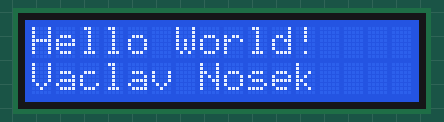
A program run on a simulated Raspberry Pi Pico running MicroPython. Parts: 16×2 character LCD.

Above: at 0.1 s.

The program:

main.py
```python
from machine import I2C, Pin
from time import sleep
import sys
sys.path.append("C:\\Users\\vasin\\OneDrive\\Dokumenty\\GitHub\\Displej_pico")
import utime

import time

import utime
import gc


from machine import I2C

# PCF8574 pin definitions
MASK_RS = 0x01       # P0
MASK_RW = 0x02       # P1
MASK_E  = 0x04       # P2

SHIFT_BACKLIGHT = 3  # P3
SHIFT_DATA      = 4  # P4-P7

class LcdApi:


    LCD_CLR             = 0x01  # DB0: clear display
    LCD_HOME            = 0x02  # DB1: return to home position

    LCD_ENTRY_MODE      = 0x04  # DB2: set entry mode
    LCD_ENTRY_INC       = 0x02  # DB1: increment
    LCD_ENTRY_SHIFT     = 0x01  # DB0: shift

    LCD_ON_CTRL         = 0x08  # DB3: turn lcd/cursor on
    LCD_ON_DISPLAY      = 0x04  # DB2: turn display on
    LCD_ON_CURSOR       = 0x02  # DB1: turn cursor on
    LCD_ON_BLINK        = 0x01  # DB0: blinking cursor

    LCD_MOVE            = 0x10  # DB4: move cursor/display
    LCD_MOVE_DISP       = 0x08  # DB3: move display (0-> move cursor)
    LCD_MOVE_RIGHT      = 0x04  # DB2: move right (0-> left)

    LCD_FUNCTION        = 0x20  # DB5: function set
    LCD_FUNCTION_8BIT   = 0x10  # DB4: set 8BIT mode (0->4BIT mode)
    LCD_FUNCTION_2LINES = 0x08  # DB3: two lines (0->one line)
    LCD_FUNCTION_10DOTS = 0x04  # DB2: 5x10 font (0->5x7 font)
    LCD_FUNCTION_RESET  = 0x30  # See "Initializing by Instruction" section

    LCD_CGRAM           = 0x40  # DB6: set CG RAM address
    LCD_DDRAM           = 0x80  # DB7: set DD RAM address

    LCD_RS_CMD          = 0
    LCD_RS_DATA         = 1

    LCD_RW_WRITE        = 0
    LCD_RW_READ         = 1

    def __init__(self, num_lines, num_columns):
        self.num_lines = num_lines
        if self.num_lines > 4:
            self.num_lines = 4
        self.num_columns = num_columns
        if self.num_columns > 40:
            self.num_columns = 40
        self.cursor_x = 0
        self.cursor_y = 0
        self.implied_newline = False
        self.backlight = True
        self.display_off()
        self.backlight_on()
        self.clear()
        self.hal_write_command(self.LCD_ENTRY_MODE | self.LCD_ENTRY_INC)
        self.hide_cursor()
        self.display_on()

    def clear(self):
        # Clears the LCD display and moves the cursor to the top left corner
        self.hal_write_command(self.LCD_CLR)
        self.hal_write_command(self.LCD_HOME)
        self.cursor_x = 0
        self.cursor_y = 0

    def show_cursor(self):
        # Causes the cursor to be made visible
        self.hal_write_command(self.LCD_ON_CTRL | self.LCD_ON_DISPLAY |
                               self.LCD_ON_CURSOR)

    def hide_cursor(self):
        # Causes the cursor to be hidden
        self.hal_write_command(self.LCD_ON_CTRL | self.LCD_ON_DISPLAY)

    def blink_cursor_on(self):
        # Turns on the cursor, and makes it blink
        self.hal_write_command(self.LCD_ON_CTRL | self.LCD_ON_DISPLAY |
                               self.LCD_ON_CURSOR | self.LCD_ON_BLINK)

    def blink_cursor_off(self):
        # Turns on the cursor, and makes it no blink (i.e. be solid)
        self.hal_write_command(self.LCD_ON_CTRL | self.LCD_ON_DISPLAY |
                               self.LCD_ON_CURSOR)

    def display_on(self):
        # Turns on (i.e. unblanks) the LCD
        self.hal_write_command(self.LCD_ON_CTRL | self.LCD_ON_DISPLAY)

    def display_off(self):
        # Turns off (i.e. blanks) the LCD
        self.hal_write_command(self.LCD_ON_CTRL)

    def backlight_on(self):
        # Turns the backlight on.

        # This isn't really an LCD command, but some modules have backlight
        # controls, so this allows the hal to pass through the command.
        self.backlight = True
        self.hal_backlight_on()

    def backlight_off(self):
        # Turns the backlight off.

        # This isn't really an LCD command, but some modules have backlight
        # controls, so this allows the hal to pass through the command.
        self.backlight = False
        self.hal_backlight_off()

    def move_to(self, cursor_x, cursor_y):
        # Moves the cursor position to the indicated position. The cursor
        # position is zero based (i.e. cursor_x == 0 indicates first column).
        self.cursor_x = cursor_x
        self.cursor_y = cursor_y
        addr = cursor_x & 0x3f
        if cursor_y & 1:
            addr += 0x40    # Lines 1 & 3 add 0x40
        if cursor_y & 2:    # Lines 2 & 3 add number of columns
            addr += self.num_columns
        self.hal_write_command(self.LCD_DDRAM | addr)

    def putchar(self, char):
        # Writes the indicated character to the LCD at the current cursor
        # position, and advances the cursor by one position.
        if char == '\n':
            if self.implied_newline:
                # self.implied_newline means we advanced due to a wraparound,
                # so if we get a newline right after that we ignore it.
                pass
            else:
                self.cursor_x = self.num_columns
        else:
            self.hal_write_data(ord(char))
            self.cursor_x += 1
        if self.cursor_x >= self.num_columns:
            self.cursor_x = 0
            self.cursor_y += 1
            self.implied_newline = (char != '\n')
        if self.cursor_y >= self.num_lines:
            self.cursor_y = 0
        self.move_to(self.cursor_x, self.cursor_y)

    def putstr(self, string):
        # Write the indicated string to the LCD at the current cursor
        # position and advances the cursor position appropriately.
        for char in string:
            self.putchar(char)

    def custom_char(self, location, charmap):
        # Write a character to one of the 8 CGRAM locations, available
        # as chr(0) through chr(7).
        location &= 0x7
        self.hal_write_command(self.LCD_CGRAM | (location << 3))
        self.hal_sleep_us(40)
        for i in range(8):
            self.hal_write_data(charmap[i])
            self.hal_sleep_us(40)
        self.move_to(self.cursor_x, self.cursor_y)

    def hal_backlight_on(self):
        # Allows the hal layer to turn the backlight on.
        # If desired, a derived HAL class will implement this function.
        pass

    def hal_backlight_off(self):
        # Allows the hal layer to turn the backlight off.
        # If desired, a derived HAL class will implement this function.
        pass

    def hal_write_command(self, cmd):
        # Write a command to the LCD.
        # It is expected that a derived HAL class will implement this function.
        raise NotImplementedError

    def hal_write_data(self, data):
        # Write data to the LCD.
        # It is expected that a derived HAL class will implement this function.
        raise NotImplementedError

    def hal_sleep_us(self, usecs):
        # Sleep for some time (given in microseconds)
        time.sleep_us(usecs)


class I2cLcd(LcdApi):

    #Implements a HD44780 character LCD connected via PCF8574 on I2C

    def __init__(self, i2c, i2c_addr, num_lines, num_columns):
        self.i2c = i2c
        self.i2c_addr = i2c_addr
        self.i2c.writeto(self.i2c_addr, bytes([0]))
        utime.sleep_ms(20)   # Allow LCD time to powerup
        # Send reset 3 times
        self.hal_write_init_nibble(self.LCD_FUNCTION_RESET)
        utime.sleep_ms(5)    # Need to delay at least 4.1 msec
        self.hal_write_init_nibble(self.LCD_FUNCTION_RESET)
        utime.sleep_ms(1)
        self.hal_write_init_nibble(self.LCD_FUNCTION_RESET)
        utime.sleep_ms(1)
        # Put LCD into 4-bit mode
        self.hal_write_init_nibble(self.LCD_FUNCTION)
        utime.sleep_ms(1)
        LcdApi.__init__(self, num_lines, num_columns)
        cmd = self.LCD_FUNCTION
        if num_lines > 1:
            cmd |= self.LCD_FUNCTION_2LINES
        self.hal_write_command(cmd)
        gc.collect()

    def hal_write_init_nibble(self, nibble):
        # Writes an initialization nibble to the LCD.
        # This particular function is only used during initialization.
        byte = ((nibble >> 4) & 0x0f) << SHIFT_DATA
        self.i2c.writeto(self.i2c_addr, bytes([byte | MASK_E]))
        self.i2c.writeto(self.i2c_addr, bytes([byte]))
        gc.collect()

    def hal_backlight_on(self):
        # Allows the hal layer to turn the backlight on
        self.i2c.writeto(self.i2c_addr, bytes([1 << SHIFT_BACKLIGHT]))
        gc.collect()

    def hal_backlight_off(self):
        #Allows the hal layer to turn the backlight off
        self.i2c.writeto(self.i2c_addr, bytes([0]))
        gc.collect()

    def hal_write_command(self, cmd):
        # Write a command to the LCD. Data is latched on the falling edge of E.
        byte = ((self.backlight << SHIFT_BACKLIGHT) |
                (((cmd >> 4) & 0x0f) << SHIFT_DATA))
        self.i2c.writeto(self.i2c_addr, bytes([byte | MASK_E]))
        self.i2c.writeto(self.i2c_addr, bytes([byte]))
        byte = ((self.backlight << SHIFT_BACKLIGHT) |
                ((cmd & 0x0f) << SHIFT_DATA))
        self.i2c.writeto(self.i2c_addr, bytes([byte | MASK_E]))
        self.i2c.writeto(self.i2c_addr, bytes([byte]))
        if cmd <= 3:
            # The home and clear commands require a worst case delay of 4.1 msec
            utime.sleep_ms(5)
        gc.collect()

    def hal_write_data(self, data):
        # Write data to the LCD. Data is latched on the falling edge of E.
        byte = (MASK_RS |
                (self.backlight << SHIFT_BACKLIGHT) |
                (((data >> 4) & 0x0f) << SHIFT_DATA))
        self.i2c.writeto(self.i2c_addr, bytes([byte | MASK_E]))
        self.i2c.writeto(self.i2c_addr, bytes([byte]))
        byte = (MASK_RS |
                (self.backlight << SHIFT_BACKLIGHT) |
                ((data & 0x0f) << SHIFT_DATA))
        self.i2c.writeto(self.i2c_addr, bytes([byte | MASK_E]))
        self.i2c.writeto(self.i2c_addr, bytes([byte]))
        gc.collect()

i2c = I2C(0, sda=Pin(0), scl=Pin(1), freq=400000)

I2C_ADDR = i2c.scan()[0]
lcd = I2cLcd(i2c, I2C_ADDR, 2, 16)


while True:
    lcd.clear()  # Očistí displej
    lcd.putstr("Hello World!")  # Zobrazí "Hello World!"
    lcd.move_to(0, 1)  # Přesune kurzor na druhý řádek
    lcd.putstr("Vaclav Nosek")  # Zobrazí "Václav Nosek"
    utime.sleep(2)  # Počkejte 2 sekundy
```

Measured:
- what the display in image 0 shows lasts 2.0 s, from 0.1 s to 2.1 s
